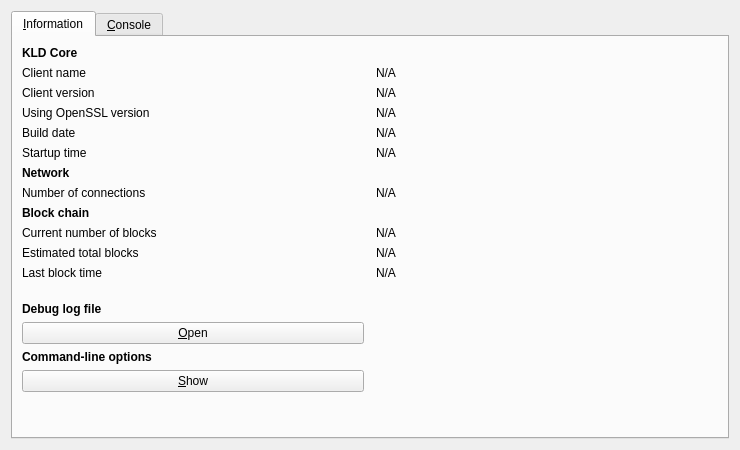
<?xml version="1.0" encoding="UTF-8"?>
<ui version="4.0">
 <class>RPCConsole</class>
 <widget class="QDialog" name="RPCConsole">
  <property name="geometry">
   <rect>
    <x>0</x>
    <y>0</y>
    <width>740</width>
    <height>450</height>
   </rect>
  </property>
  <property name="windowTitle">
   <string>KLD - Debug window</string>
  </property>
  <layout class="QVBoxLayout" name="verticalLayout_2">
   <item>
    <widget class="QTabWidget" name="tabWidget">
     <property name="currentIndex">
      <number>0</number>
     </property>
     <widget class="QWidget" name="tab_info">
      <attribute name="title">
       <string>&amp;Information</string>
      </attribute>
      <layout class="QGridLayout" name="gridLayout" columnstretch="0,0">
       <property name="horizontalSpacing">
        <number>12</number>
       </property>
       <item row="13" column="0">
        <widget class="QLabel" name="labelDebugLogfile">
         <property name="font">
          <font>
           <weight>75</weight>
           <bold>true</bold>
          </font>
         </property>
         <property name="text">
          <string>Debug log file</string>
         </property>
        </widget>
       </item>
       <item row="5" column="0">
        <widget class="QLabel" name="label_13">
         <property name="text">
          <string>Startup time</string>
         </property>
        </widget>
       </item>
       <item row="6" column="0">
        <widget class="QLabel" name="label_11">
         <property name="font">
          <font>
           <weight>75</weight>
           <bold>true</bold>
          </font>
         </property>
         <property name="text">
          <string>Network</string>
         </property>
        </widget>
       </item>
       <item row="5" column="1">
        <widget class="QLabel" name="startupTime">
         <property name="cursor">
          <cursorShape>IBeamCursor</cursorShape>
         </property>
         <property name="text">
          <string>N/A</string>
         </property>
         <property name="textFormat">
          <enum>Qt::PlainText</enum>
         </property>
         <property name="textInteractionFlags">
          <set>Qt::LinksAccessibleByMouse|Qt::TextSelectableByKeyboard|Qt::TextSelectableByMouse</set>
         </property>
        </widget>
       </item>
       <item row="1" column="0">
        <widget class="QLabel" name="label_5">
         <property name="text">
          <string>Client name</string>
         </property>
        </widget>
       </item>
       <item row="9" column="1">
        <widget class="QLabel" name="numberOfBlocks">
         <property name="cursor">
          <cursorShape>IBeamCursor</cursorShape>
         </property>
         <property name="text">
          <string>N/A</string>
         </property>
         <property name="textFormat">
          <enum>Qt::PlainText</enum>
         </property>
         <property name="textInteractionFlags">
          <set>Qt::LinksAccessibleByMouse|Qt::TextSelectableByKeyboard|Qt::TextSelectableByMouse</set>
         </property>
        </widget>
       </item>
       <item row="4" column="0">
        <widget class="QLabel" name="label_12">
         <property name="text">
          <string>Build date</string>
         </property>
        </widget>
       </item>
       <item row="16" column="0">
        <widget class="QPushButton" name="showCLOptionsButton">
         <property name="toolTip">
          <string>Show the KLD-Qt help message to get a list with possible KLD command-line options.</string>
         </property>
         <property name="text">
          <string>&amp;Show</string>
         </property>
         <property name="autoDefault">
          <bool>false</bool>
         </property>
        </widget>
       </item>
       <item row="9" column="0">
        <widget class="QLabel" name="label_3">
         <property name="text">
          <string>Current number of blocks</string>
         </property>
        </widget>
       </item>
       <item row="11" column="1">
        <widget class="QLabel" name="lastBlockTime">
         <property name="cursor">
          <cursorShape>IBeamCursor</cursorShape>
         </property>
         <property name="text">
          <string>N/A</string>
         </property>
         <property name="textFormat">
          <enum>Qt::PlainText</enum>
         </property>
         <property name="textInteractionFlags">
          <set>Qt::LinksAccessibleByMouse|Qt::TextSelectableByKeyboard|Qt::TextSelectableByMouse</set>
         </property>
        </widget>
       </item>
       <item row="4" column="1">
        <widget class="QLabel" name="buildDate">
         <property name="cursor">
          <cursorShape>IBeamCursor</cursorShape>
         </property>
         <property name="text">
          <string>N/A</string>
         </property>
         <property name="textFormat">
          <enum>Qt::PlainText</enum>
         </property>
         <property name="textInteractionFlags">
          <set>Qt::LinksAccessibleByMouse|Qt::TextSelectableByKeyboard|Qt::TextSelectableByMouse</set>
         </property>
        </widget>
       </item>
       <item row="2" column="0">
        <widget class="QLabel" name="label_6">
         <property name="text">
          <string>Client version</string>
         </property>
        </widget>
       </item>
       <item row="2" column="1">
        <widget class="QLabel" name="clientVersion">
         <property name="cursor">
          <cursorShape>IBeamCursor</cursorShape>
         </property>
         <property name="text">
          <string>N/A</string>
         </property>
         <property name="textFormat">
          <enum>Qt::PlainText</enum>
         </property>
         <property name="textInteractionFlags">
          <set>Qt::LinksAccessibleByMouse|Qt::TextSelectableByKeyboard|Qt::TextSelectableByMouse</set>
         </property>
        </widget>
       </item>
       <item row="1" column="1">
        <widget class="QLabel" name="clientName">
         <property name="cursor">
          <cursorShape>IBeamCursor</cursorShape>
         </property>
         <property name="text">
          <string>N/A</string>
         </property>
         <property name="textFormat">
          <enum>Qt::PlainText</enum>
         </property>
         <property name="textInteractionFlags">
          <set>Qt::LinksAccessibleByMouse|Qt::TextSelectableByKeyboard|Qt::TextSelectableByMouse</set>
         </property>
        </widget>
       </item>
       <item row="11" column="0">
        <widget class="QLabel" name="label_2">
         <property name="text">
          <string>Last block time</string>
         </property>
        </widget>
       </item>
       <item row="17" column="0">
        <spacer name="verticalSpacer">
         <property name="orientation">
          <enum>Qt::Vertical</enum>
         </property>
         <property name="sizeHint" stdset="0">
          <size>
           <width>20</width>
           <height>40</height>
          </size>
         </property>
        </spacer>
       </item>
       <item row="7" column="0">
        <widget class="QLabel" name="label_7">
         <property name="text">
          <string>Number of connections</string>
         </property>
        </widget>
       </item>
       <item row="15" column="0">
        <widget class="QLabel" name="labelCLOptions">
         <property name="font">
          <font>
           <weight>75</weight>
           <bold>true</bold>
          </font>
         </property>
         <property name="text">
          <string>Command-line options</string>
         </property>
        </widget>
       </item>
       <item row="10" column="1">
        <widget class="QLabel" name="totalBlocks">
         <property name="cursor">
          <cursorShape>IBeamCursor</cursorShape>
         </property>
         <property name="text">
          <string>N/A</string>
         </property>
         <property name="textFormat">
          <enum>Qt::PlainText</enum>
         </property>
         <property name="textInteractionFlags">
          <set>Qt::LinksAccessibleByMouse|Qt::TextSelectableByKeyboard|Qt::TextSelectableByMouse</set>
         </property>
        </widget>
       </item>
       <item row="7" column="1">
        <widget class="QLabel" name="numberOfConnections">
         <property name="cursor">
          <cursorShape>IBeamCursor</cursorShape>
         </property>
         <property name="text">
          <string>N/A</string>
         </property>
         <property name="textFormat">
          <enum>Qt::PlainText</enum>
         </property>
         <property name="textInteractionFlags">
          <set>Qt::LinksAccessibleByMouse|Qt::TextSelectableByKeyboard|Qt::TextSelectableByMouse</set>
         </property>
        </widget>
       </item>
       <item row="3" column="1">
        <widget class="QLabel" name="openSSLVersion">
         <property name="cursor">
          <cursorShape>IBeamCursor</cursorShape>
         </property>
         <property name="text">
          <string>N/A</string>
         </property>
         <property name="textFormat">
          <enum>Qt::PlainText</enum>
         </property>
         <property name="textInteractionFlags">
          <set>Qt::LinksAccessibleByMouse|Qt::TextSelectableByKeyboard|Qt::TextSelectableByMouse</set>
         </property>
        </widget>
       </item>
       <item row="8" column="0">
        <widget class="QLabel" name="label_10">
         <property name="font">
          <font>
           <weight>75</weight>
           <bold>true</bold>
          </font>
         </property>
         <property name="text">
          <string>Block chain</string>
         </property>
        </widget>
       </item>
       <item row="0" column="0">
        <widget class="QLabel" name="label_9">
         <property name="font">
          <font>
           <weight>75</weight>
           <bold>true</bold>
          </font>
         </property>
         <property name="text">
          <string>KLD Core</string>
         </property>
        </widget>
       </item>
       <item row="10" column="0">
        <widget class="QLabel" name="label_4">
         <property name="text">
          <string>Estimated total blocks</string>
         </property>
        </widget>
       </item>
       <item row="12" column="0">
        <spacer name="verticalSpacer_2">
         <property name="orientation">
          <enum>Qt::Vertical</enum>
         </property>
         <property name="sizeHint" stdset="0">
          <size>
           <width>20</width>
           <height>20</height>
          </size>
         </property>
        </spacer>
       </item>
       <item row="14" column="0">
        <widget class="QPushButton" name="openDebugLogfileButton">
         <property name="toolTip">
          <string>Open the KLD debug log file from the current data directory. This can take a few seconds for large log files.</string>
         </property>
         <property name="text">
          <string>&amp;Open</string>
         </property>
         <property name="autoDefault">
          <bool>false</bool>
         </property>
        </widget>
       </item>
       <item row="3" column="0">
        <widget class="QLabel" name="label_14">
         <property name="text">
          <string>Using OpenSSL version</string>
         </property>
         <property name="indent">
          <number>-1</number>
         </property>
        </widget>
       </item>
      </layout>
     </widget>
     <widget class="QWidget" name="tab_console">
      <attribute name="title">
       <string>&amp;Console</string>
      </attribute>
      <layout class="QVBoxLayout" name="verticalLayout_3">
       <property name="spacing">
        <number>3</number>
       </property>
       <item>
        <widget class="QTextEdit" name="messagesWidget">
         <property name="minimumSize">
          <size>
           <width>0</width>
           <height>100</height>
          </size>
         </property>
         <property name="readOnly">
          <bool>true</bool>
         </property>
         <property name="tabKeyNavigation" stdset="0">
          <bool>false</bool>
         </property>
         <property name="columnCount" stdset="0">
          <number>2</number>
         </property>
        </widget>
       </item>
       <item>
        <layout class="QHBoxLayout" name="horizontalLayout">
         <property name="spacing">
          <number>3</number>
         </property>
         <item>
          <widget class="QLabel" name="label">
           <property name="text">
            <string notr="true">&gt;</string>
           </property>
          </widget>
         </item>
         <item>
          <widget class="QLineEdit" name="lineEdit"/>
         </item>
         <item>
          <widget class="QPushButton" name="clearButton">
           <property name="maximumSize">
            <size>
             <width>24</width>
             <height>24</height>
            </size>
           </property>
           <property name="toolTip">
            <string>Clear console</string>
           </property>
           <property name="text">
            <string/>
           </property>
           <property name="icon">
            <iconset resource="../bitcoin.qrc">
             <normaloff>:/icons/remove</normaloff>:/icons/remove</iconset>
           </property>
           <property name="shortcut">
            <string notr="true">Ctrl+L</string>
           </property>
           <property name="autoDefault">
            <bool>false</bool>
           </property>
          </widget>
         </item>
        </layout>
       </item>
      </layout>
     </widget>
    </widget>
   </item>
  </layout>
 </widget>
 <resources>
  <include location="../bitcoin.qrc"/>
 </resources>
 <connections/>
</ui>
